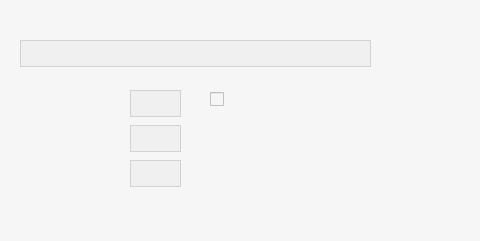
<?xml version="1.0" encoding="UTF-8"?>
<ui version="4.0">
 <class>mainWindow</class>
 <widget class="QMainWindow" name="mainWindow">
  <property name="geometry">
   <rect>
    <x>0</x>
    <y>0</y>
    <width>480</width>
    <height>241</height>
   </rect>
  </property>
  <property name="minimumSize">
   <size>
    <width>480</width>
    <height>200</height>
   </size>
  </property>
  <property name="maximumSize">
   <size>
    <width>480</width>
    <height>241</height>
   </size>
  </property>
  <property name="font">
   <font>
    <family>NanumSquare_ac</family>
   </font>
  </property>
  <property name="windowTitle">
   <string>승인도</string>
  </property>
  <property name="windowIcon">
   <iconset resource="resources.qrc">
    <normaloff>:/background/logo.png</normaloff>:/background/logo.png</iconset>
  </property>
  <property name="styleSheet">
   <string notr="true">background: rgba(246, 246, 246);</string>
  </property>
  <widget class="QWidget" name="widget">
   <widget class="QLabel" name="OEMimport">
    <property name="geometry">
     <rect>
      <x>20</x>
      <y>10</y>
      <width>241</width>
      <height>21</height>
     </rect>
    </property>
    <property name="font">
     <font>
      <family>NanumSquare_ac</family>
      <weight>75</weight>
      <bold>true</bold>
     </font>
    </property>
    <property name="text">
     <string>&lt;html&gt;&lt;head/&gt;&lt;body&gt;&lt;p&gt;&lt;img src=&quot;:/menu/승인도 CDFX Import _.png&quot;/&gt;&lt;/p&gt;&lt;/body&gt;&lt;/html&gt;</string>
    </property>
   </widget>
   <widget class="QLabel" name="VCMap">
    <property name="geometry">
     <rect>
      <x>20</x>
      <y>90</y>
      <width>241</width>
      <height>21</height>
     </rect>
    </property>
    <property name="font">
     <font>
      <family>NanumSquare_ac</family>
      <weight>75</weight>
      <bold>true</bold>
     </font>
    </property>
    <property name="text">
     <string>&lt;html&gt;&lt;head/&gt;&lt;body&gt;&lt;p&gt;&lt;img src=&quot;:/menu/VC당 Map 개수 _.png&quot;/&gt;&lt;/p&gt;&lt;/body&gt;&lt;/html&gt;</string>
    </property>
   </widget>
   <widget class="QLabel" name="MapNrSt">
    <property name="geometry">
     <rect>
      <x>20</x>
      <y>125</y>
      <width>241</width>
      <height>21</height>
     </rect>
    </property>
    <property name="font">
     <font>
      <family>NanumSquare_ac</family>
      <weight>75</weight>
      <bold>true</bold>
     </font>
    </property>
    <property name="text">
     <string>&lt;html&gt;&lt;head/&gt;&lt;body&gt;&lt;p&gt;&lt;img src=&quot;:/menu/시작 Map 번호 _.png&quot;/&gt;&lt;/p&gt;&lt;/body&gt;&lt;/html&gt;</string>
    </property>
   </widget>
   <widget class="QLabel" name="MapNrEnd">
    <property name="geometry">
     <rect>
      <x>20</x>
      <y>160</y>
      <width>241</width>
      <height>21</height>
     </rect>
    </property>
    <property name="font">
     <font>
      <family>NanumSquare_ac</family>
      <weight>75</weight>
      <bold>true</bold>
     </font>
    </property>
    <property name="text">
     <string>&lt;html&gt;&lt;head/&gt;&lt;body&gt;&lt;p&gt;&lt;img src=&quot;:/menu/마지막 Map 번호 _.png&quot;/&gt;&lt;/p&gt;&lt;/body&gt;&lt;/html&gt;</string>
    </property>
   </widget>
   <widget class="QPushButton" name="OEMDrawFileImport">
    <property name="geometry">
     <rect>
      <x>400</x>
      <y>40</y>
      <width>40</width>
      <height>25</height>
     </rect>
    </property>
    <property name="font">
     <font>
      <family>NanumSquare_ac</family>
     </font>
    </property>
    <property name="styleSheet">
     <string notr="true">border-radius: 30px;</string>
    </property>
    <property name="text">
     <string/>
    </property>
    <property name="icon">
     <iconset resource="resources.qrc">
      <normaloff>:/icon/readfilewith.png</normaloff>:/icon/readfilewith.png</iconset>
    </property>
    <property name="iconSize">
     <size>
      <width>40</width>
      <height>25</height>
     </size>
    </property>
   </widget>
   <widget class="QCheckBox" name="OEMDShimmy">
    <property name="enabled">
     <bool>true</bool>
    </property>
    <property name="geometry">
     <rect>
      <x>210</x>
      <y>90</y>
      <width>121</width>
      <height>19</height>
     </rect>
    </property>
    <property name="font">
     <font>
      <family>NanumSquare_ac</family>
     </font>
    </property>
    <property name="text">
     <string/>
    </property>
    <property name="icon">
     <iconset resource="resources.qrc">
      <normaloff>:/menu/ShmCompCtrl.png</normaloff>:/menu/ShmCompCtrl.png</iconset>
    </property>
    <property name="iconSize">
     <size>
      <width>99</width>
      <height>15</height>
     </size>
    </property>
   </widget>
   <widget class="QLabel" name="BeforeBaseCDFX_6">
    <property name="geometry">
     <rect>
      <x>210</x>
      <y>130</y>
      <width>111</width>
      <height>21</height>
     </rect>
    </property>
    <property name="font">
     <font>
      <family>NanumSquare_ac</family>
     </font>
    </property>
    <property name="text">
     <string>&lt;html&gt;&lt;head/&gt;&lt;body&gt;&lt;p&gt;&lt;img src=&quot;:/Mapicon/Ex) A00, A01....png&quot;/&gt;&lt;/p&gt;&lt;/body&gt;&lt;/html&gt;</string>
    </property>
   </widget>
   <widget class="QLabel" name="BeforeBaseCDFX_7">
    <property name="geometry">
     <rect>
      <x>210</x>
      <y>160</y>
      <width>111</width>
      <height>21</height>
     </rect>
    </property>
    <property name="font">
     <font>
      <family>NanumSquare_ac</family>
     </font>
    </property>
    <property name="text">
     <string>&lt;html&gt;&lt;head/&gt;&lt;body&gt;&lt;p&gt;&lt;img src=&quot;:/Mapicon/Ex) A00, A01....png&quot;/&gt;&lt;/p&gt;&lt;/body&gt;&lt;/html&gt;</string>
    </property>
   </widget>
   <widget class="QPushButton" name="OEMDraw">
    <property name="geometry">
     <rect>
      <x>360</x>
      <y>153</y>
      <width>101</width>
      <height>31</height>
     </rect>
    </property>
    <property name="font">
     <font>
      <family>NanumSquare_ac</family>
     </font>
    </property>
    <property name="styleSheet">
     <string notr="true">border-radius: 30px;</string>
    </property>
    <property name="text">
     <string/>
    </property>
    <property name="icon">
     <iconset resource="resources.qrc">
      <normaloff>:/menu/승인도작성.png</normaloff>:/menu/승인도작성.png</iconset>
    </property>
    <property name="iconSize">
     <size>
      <width>100</width>
      <height>30</height>
     </size>
    </property>
   </widget>
   <widget class="QTextEdit" name="ImportCDFXPath">
    <property name="enabled">
     <bool>false</bool>
    </property>
    <property name="geometry">
     <rect>
      <x>20</x>
      <y>40</y>
      <width>351</width>
      <height>27</height>
     </rect>
    </property>
    <property name="minimumSize">
     <size>
      <width>351</width>
      <height>27</height>
     </size>
    </property>
    <property name="font">
     <font>
      <family>NanumSquare_ac</family>
      <pointsize>9</pointsize>
     </font>
    </property>
    <property name="styleSheet">
     <string notr="true">background: rgba(235, 235, 235, 0.5);</string>
    </property>
    <property name="horizontalScrollBarPolicy">
     <enum>Qt::ScrollBarAlwaysOff</enum>
    </property>
    <property name="tabChangesFocus">
     <bool>true</bool>
    </property>
    <property name="html">
     <string>&lt;!DOCTYPE HTML PUBLIC &quot;-//W3C//DTD HTML 4.0//EN&quot; &quot;http://www.w3.org/TR/REC-html40/strict.dtd&quot;&gt;
&lt;html&gt;&lt;head&gt;&lt;meta name=&quot;qrichtext&quot; content=&quot;1&quot; /&gt;&lt;style type=&quot;text/css&quot;&gt;
p, li { white-space: pre-wrap; }
&lt;/style&gt;&lt;/head&gt;&lt;body style=&quot; font-family:'NanumSquare_ac'; font-size:9pt; font-weight:400; font-style:normal;&quot;&gt;
&lt;p style=&quot;-qt-paragraph-type:empty; margin-top:0px; margin-bottom:0px; margin-left:0px; margin-right:0px; -qt-block-indent:0; text-indent:0px; font-family:'NanumGothic';&quot;&gt;&lt;br /&gt;&lt;/p&gt;&lt;/body&gt;&lt;/html&gt;</string>
    </property>
   </widget>
   <widget class="QTextEdit" name="MapNrOfVCNr">
    <property name="geometry">
     <rect>
      <x>130</x>
      <y>90</y>
      <width>51</width>
      <height>27</height>
     </rect>
    </property>
    <property name="minimumSize">
     <size>
      <width>51</width>
      <height>27</height>
     </size>
    </property>
    <property name="font">
     <font>
      <family>NanumSquare_ac</family>
      <pointsize>8</pointsize>
     </font>
    </property>
    <property name="styleSheet">
     <string notr="true">background: rgba(235, 235, 235, 0.5);</string>
    </property>
    <property name="verticalScrollBarPolicy">
     <enum>Qt::ScrollBarAlwaysOff</enum>
    </property>
    <property name="horizontalScrollBarPolicy">
     <enum>Qt::ScrollBarAlwaysOff</enum>
    </property>
    <property name="sizeAdjustPolicy">
     <enum>QAbstractScrollArea::AdjustIgnored</enum>
    </property>
    <property name="tabChangesFocus">
     <bool>true</bool>
    </property>
    <property name="html">
     <string>&lt;!DOCTYPE HTML PUBLIC &quot;-//W3C//DTD HTML 4.0//EN&quot; &quot;http://www.w3.org/TR/REC-html40/strict.dtd&quot;&gt;
&lt;html&gt;&lt;head&gt;&lt;meta name=&quot;qrichtext&quot; content=&quot;1&quot; /&gt;&lt;style type=&quot;text/css&quot;&gt;
p, li { white-space: pre-wrap; }
&lt;/style&gt;&lt;/head&gt;&lt;body style=&quot; font-family:'NanumSquare_ac'; font-size:8pt; font-weight:400; font-style:normal;&quot;&gt;
&lt;p style=&quot;-qt-paragraph-type:empty; margin-top:0px; margin-bottom:0px; margin-left:0px; margin-right:0px; -qt-block-indent:0; text-indent:0px; font-family:'NanumGothic'; font-size:9pt;&quot;&gt;&lt;br /&gt;&lt;/p&gt;&lt;/body&gt;&lt;/html&gt;</string>
    </property>
    <property name="acceptRichText">
     <bool>true</bool>
    </property>
   </widget>
   <widget class="QTextEdit" name="MapNrOfVCNr_2">
    <property name="geometry">
     <rect>
      <x>130</x>
      <y>125</y>
      <width>51</width>
      <height>27</height>
     </rect>
    </property>
    <property name="minimumSize">
     <size>
      <width>51</width>
      <height>27</height>
     </size>
    </property>
    <property name="font">
     <font>
      <family>NanumSquare_ac</family>
      <pointsize>8</pointsize>
     </font>
    </property>
    <property name="styleSheet">
     <string notr="true">background: rgba(235, 235, 235, 0.5);</string>
    </property>
    <property name="verticalScrollBarPolicy">
     <enum>Qt::ScrollBarAlwaysOff</enum>
    </property>
    <property name="horizontalScrollBarPolicy">
     <enum>Qt::ScrollBarAlwaysOff</enum>
    </property>
    <property name="sizeAdjustPolicy">
     <enum>QAbstractScrollArea::AdjustIgnored</enum>
    </property>
    <property name="tabChangesFocus">
     <bool>true</bool>
    </property>
    <property name="html">
     <string>&lt;!DOCTYPE HTML PUBLIC &quot;-//W3C//DTD HTML 4.0//EN&quot; &quot;http://www.w3.org/TR/REC-html40/strict.dtd&quot;&gt;
&lt;html&gt;&lt;head&gt;&lt;meta name=&quot;qrichtext&quot; content=&quot;1&quot; /&gt;&lt;style type=&quot;text/css&quot;&gt;
p, li { white-space: pre-wrap; }
&lt;/style&gt;&lt;/head&gt;&lt;body style=&quot; font-family:'NanumSquare_ac'; font-size:8pt; font-weight:400; font-style:normal;&quot;&gt;
&lt;p style=&quot;-qt-paragraph-type:empty; margin-top:0px; margin-bottom:0px; margin-left:0px; margin-right:0px; -qt-block-indent:0; text-indent:0px; font-family:'NanumGothic'; font-size:9pt;&quot;&gt;&lt;br /&gt;&lt;/p&gt;&lt;/body&gt;&lt;/html&gt;</string>
    </property>
    <property name="acceptRichText">
     <bool>true</bool>
    </property>
   </widget>
   <widget class="QTextEdit" name="MapNrOfVCNr_3">
    <property name="geometry">
     <rect>
      <x>130</x>
      <y>160</y>
      <width>51</width>
      <height>27</height>
     </rect>
    </property>
    <property name="minimumSize">
     <size>
      <width>51</width>
      <height>27</height>
     </size>
    </property>
    <property name="font">
     <font>
      <family>NanumSquare_ac</family>
      <pointsize>8</pointsize>
     </font>
    </property>
    <property name="styleSheet">
     <string notr="true">background: rgba(235, 235, 235, 0.5);</string>
    </property>
    <property name="verticalScrollBarPolicy">
     <enum>Qt::ScrollBarAlwaysOff</enum>
    </property>
    <property name="horizontalScrollBarPolicy">
     <enum>Qt::ScrollBarAlwaysOff</enum>
    </property>
    <property name="sizeAdjustPolicy">
     <enum>QAbstractScrollArea::AdjustIgnored</enum>
    </property>
    <property name="tabChangesFocus">
     <bool>true</bool>
    </property>
    <property name="html">
     <string>&lt;!DOCTYPE HTML PUBLIC &quot;-//W3C//DTD HTML 4.0//EN&quot; &quot;http://www.w3.org/TR/REC-html40/strict.dtd&quot;&gt;
&lt;html&gt;&lt;head&gt;&lt;meta name=&quot;qrichtext&quot; content=&quot;1&quot; /&gt;&lt;style type=&quot;text/css&quot;&gt;
p, li { white-space: pre-wrap; }
&lt;/style&gt;&lt;/head&gt;&lt;body style=&quot; font-family:'NanumSquare_ac'; font-size:8pt; font-weight:400; font-style:normal;&quot;&gt;
&lt;p style=&quot;-qt-paragraph-type:empty; margin-top:0px; margin-bottom:0px; margin-left:0px; margin-right:0px; -qt-block-indent:0; text-indent:0px; font-family:'NanumGothic'; font-size:9pt;&quot;&gt;&lt;br /&gt;&lt;/p&gt;&lt;/body&gt;&lt;/html&gt;</string>
    </property>
    <property name="acceptRichText">
     <bool>true</bool>
    </property>
   </widget>
  </widget>
  <widget class="QMenuBar" name="menubar">
   <property name="geometry">
    <rect>
     <x>0</x>
     <y>0</y>
     <width>480</width>
     <height>26</height>
    </rect>
   </property>
  </widget>
  <widget class="QStatusBar" name="statusbar"/>
 </widget>
 <tabstops>
  <tabstop>OEMDrawFileImport</tabstop>
  <tabstop>OEMDShimmy</tabstop>
  <tabstop>OEMDraw</tabstop>
 </tabstops>
 <resources>
  <include location="resources.qrc"/>
 </resources>
 <connections/>
</ui>
